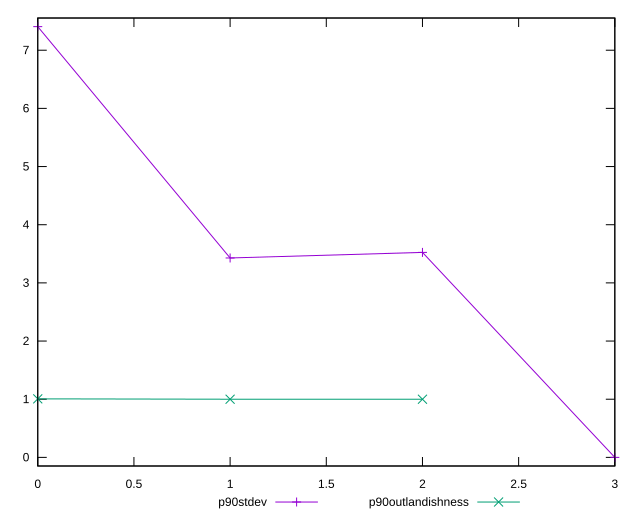

Recreate this plot in gnuplot.
reset

$p90Stdev <<EOF
0 7.405577345903948
1 3.428305999771167
2 3.5240877125183556
3 0
EOF

$p90Outlandishness <<EOF
0 1.0063813598776865
1 0.9999237682690182
2 0.9998455341173229
EOF

set key outside below
set xrange [0:3]
set yrange [-0.14811154691807896:7.553688892822027]
set trange [-0.14811154691807896:7.553688892822027]
set terminal svg size 640, 520 enhanced background rgb 'white'
set output "reports/report_00031_2021-02-24T23-18-18.084Z/uses-rel-preload/progression/stddev.svg"

plot $p90Stdev title "p90stdev" with linespoints, \
     $p90Outlandishness title "p90outlandishness" with linespoints

reset
